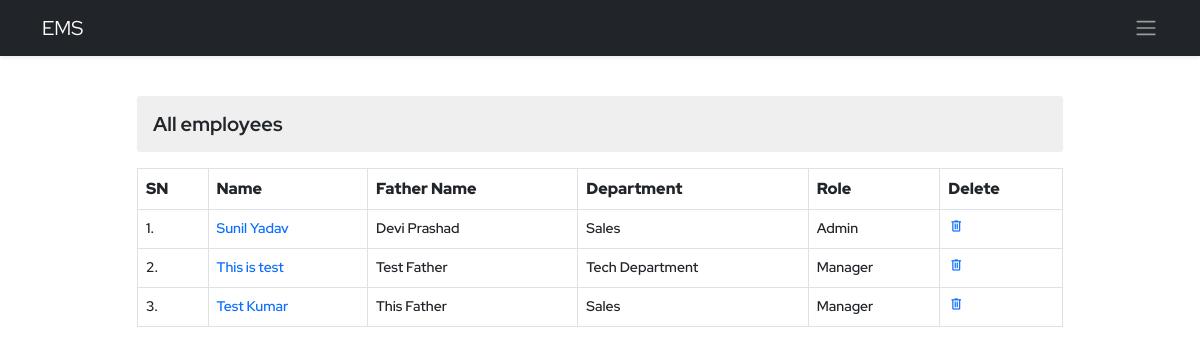
Before: /ems/employee-view/ with the older database file.
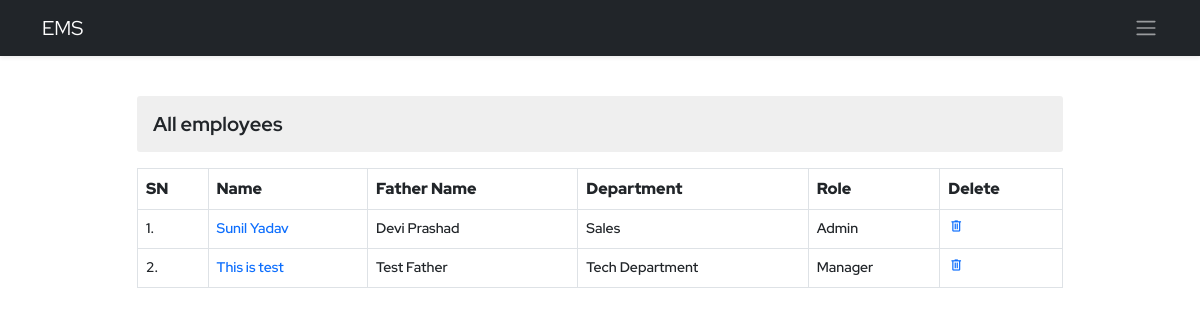
After: the same page with the newer database file.
### ems/models.py (models this page shows, shortened)
class Employee(models.Model):
    empid=models.AutoField(primary_key=True)
    user=models.OneToOneField(User,on_delete=models.CASCADE)
    name=models.CharField(max_length=50)
    father_name=models.CharField(max_length=50)
    dob=models.DateField()
    email=models.EmailField(max_length=100)
    mobile_no=models.IntegerField()
    emergency_mobile_no=models.IntegerField(null=True,blank=True)
    address=models.OneToOneField(Address, on_delete=models.CASCADE,blank=True, null=True,)
    designation=models.CharField(max_length=70)
    role=models.ForeignKey(Role, on_delete=models.SET_NULL,blank=True, null=True,)
    department=models.ForeignKey(Department, on_delete=models.SET_NULL,blank=True, null=True,)
    joining_date=models.DateField()
    status=models.CharField(max_length=15)

class Department(models.Model):
    name=models.CharField(max_length=70, unique=True)
    description=models.TextField(max_length=200)
    def __str__(self):
        return self.name

class Role(models.Model):
    name=models.CharField(max_length=70, unique=True)
    description=models.TextField(max_length=200)
    def __str__(self):
        return self.name

### ems/views.py (the view)
# urls.py: path('employee-view/',viewEmployee,name='employee-view'),
def viewEmployee(request):
    context = {}
    try:
        employees = Employee.objects.all()
        context['employees'] = employees
    except Exception as e:
        print('View Employee Exception : ', e)
    return render(request, 'ems/view_employee.html', context)

### ems/templates/ems/view_employee.html (shortened to what this page needs)
{% extends './base.html' %}
{% block body %}
<div class="container py-4">
    <div class="row d-flex align-items-center justify-content-center">
        <div class="col-12 col-sm-10 overflow-auto">
            <h3 class="my-3 derpartment-title">All employees</h3>
            <table class="table table-bordered department-table">
                <tr>
                    <th>SN</th>
                    <th>Name</th>
                    <th>Father Name</th>
                    <th>Department</th>
                    <th>Role</th>
                    <th>Delete</th>
                </tr>
                {% for employee in employees %}
                <tr>
                    <td>{{forloop.counter}}.</td>
                    <td><a class="" href="{% url 'ems:employee-detail' employee.empid %}">{{employee.name}}</a></td>
                    <td>{{employee.father_name}}</td>
                    <td>{{employee.department}}</td>
                    <td>{{employee.role}}</td>
                    <td><a href="{% url 'ems:employee-delete' employee.empid %}" class="delete"><span class="material-symbols-outlined">
                        delete</span></a></td>
                </tr>
                {% endfor %}
            </table>
        </div>
    </div>
</div>
{% endblock body %}

Changed rows visible on the page:
removed Employee: name "Test Kumar", father_name "This Father", department "Sales", role "Manager"
